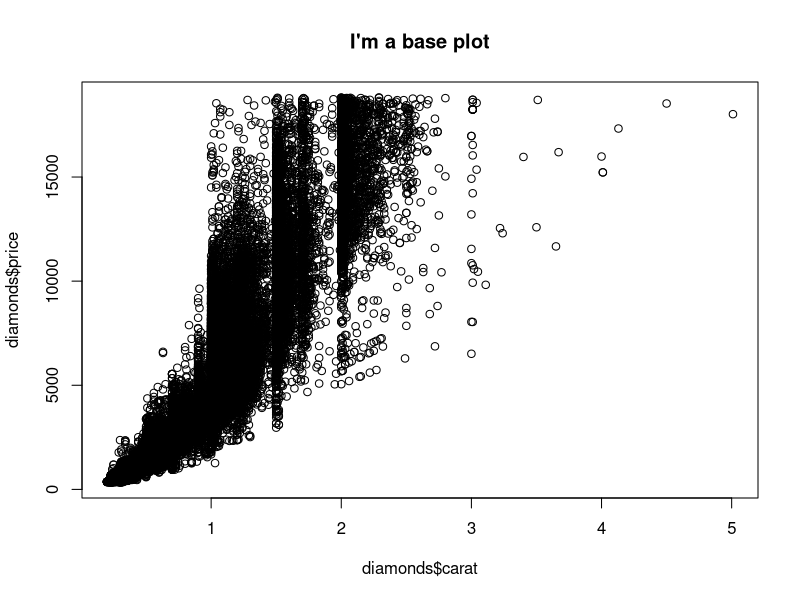
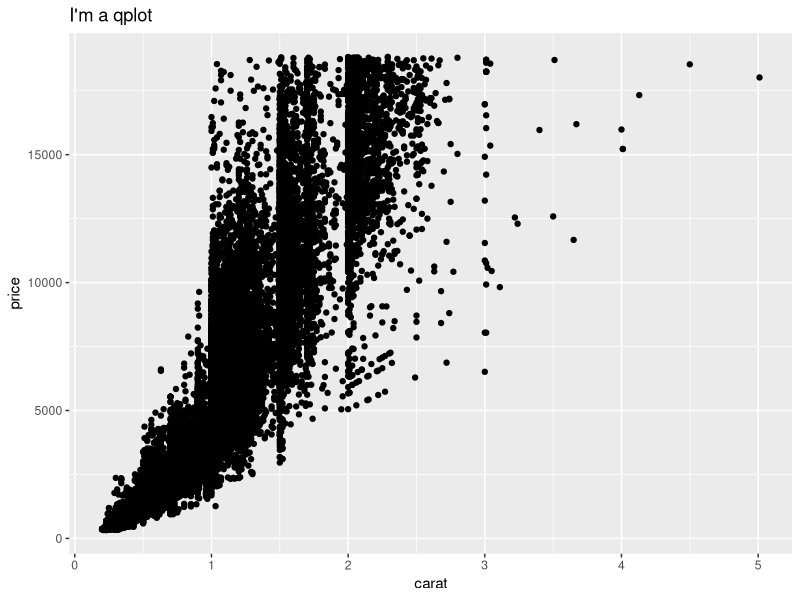
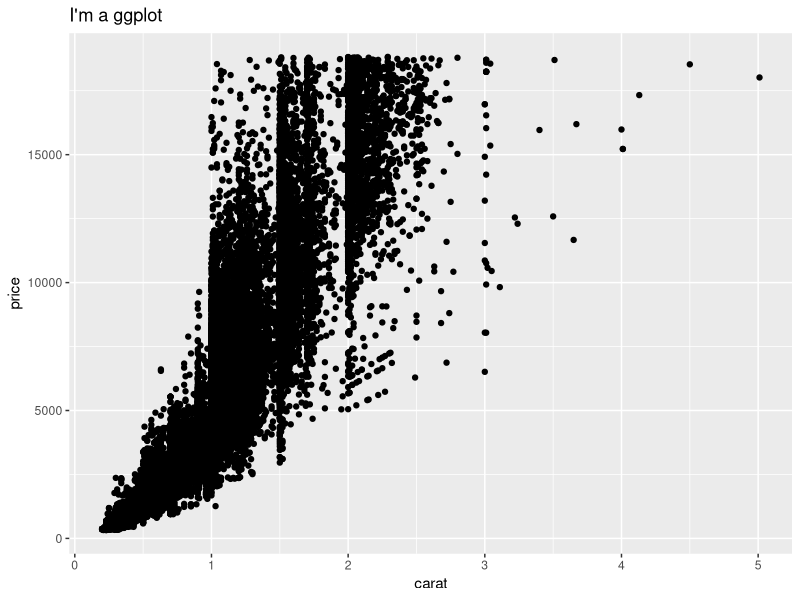
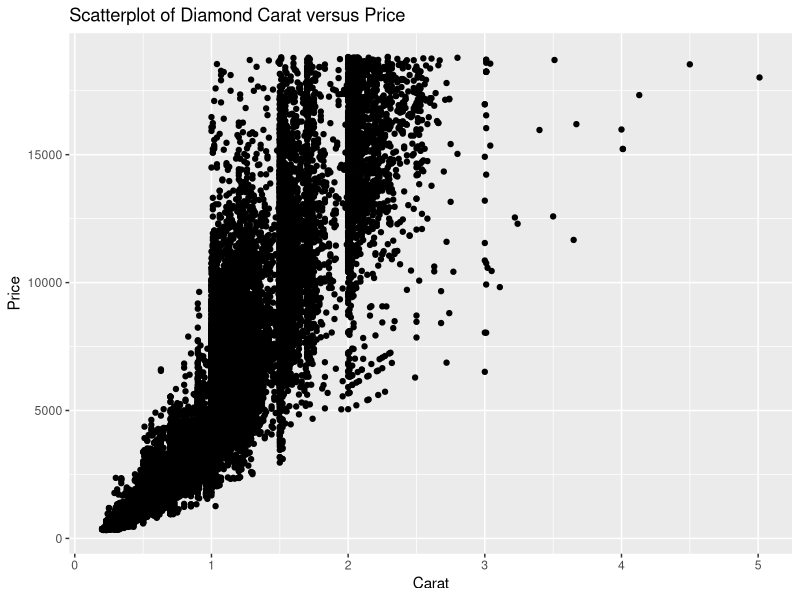
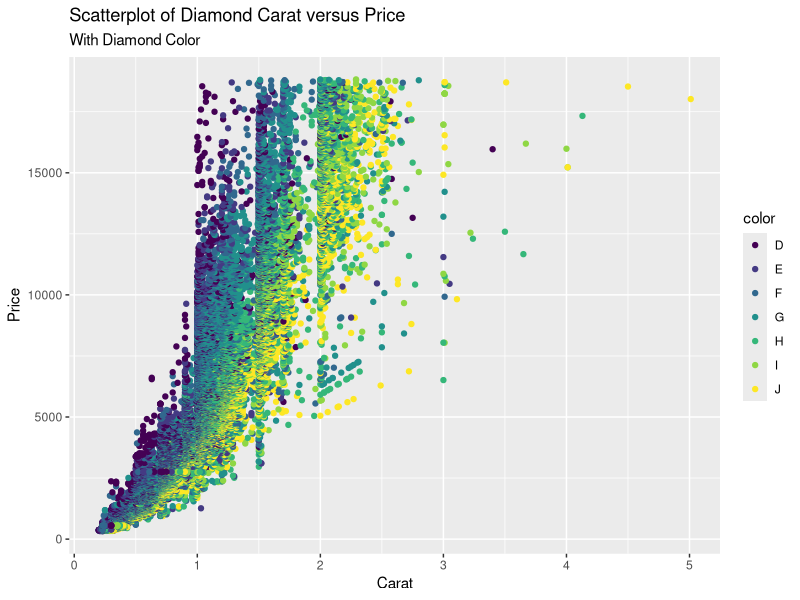
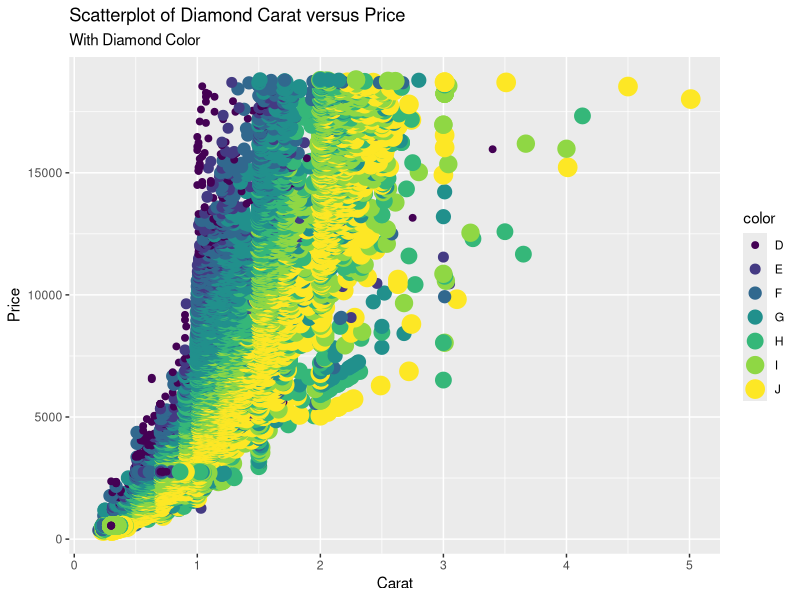
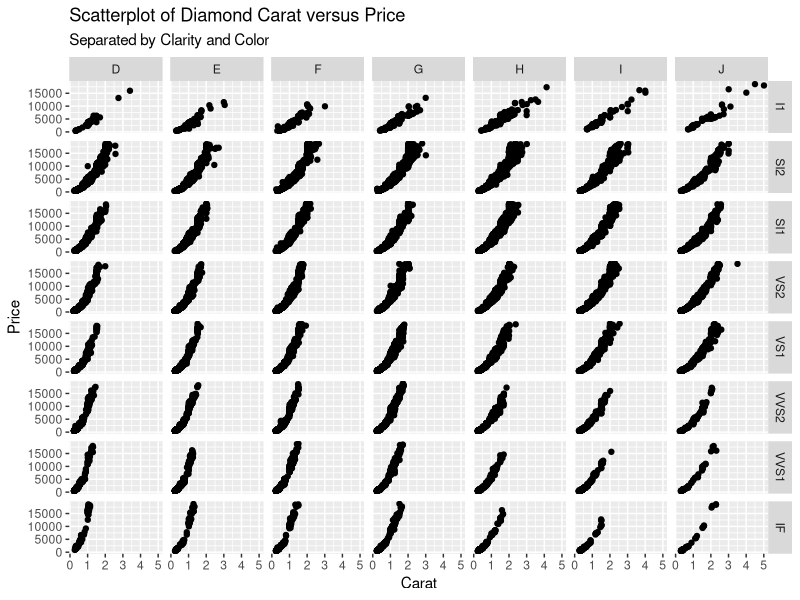
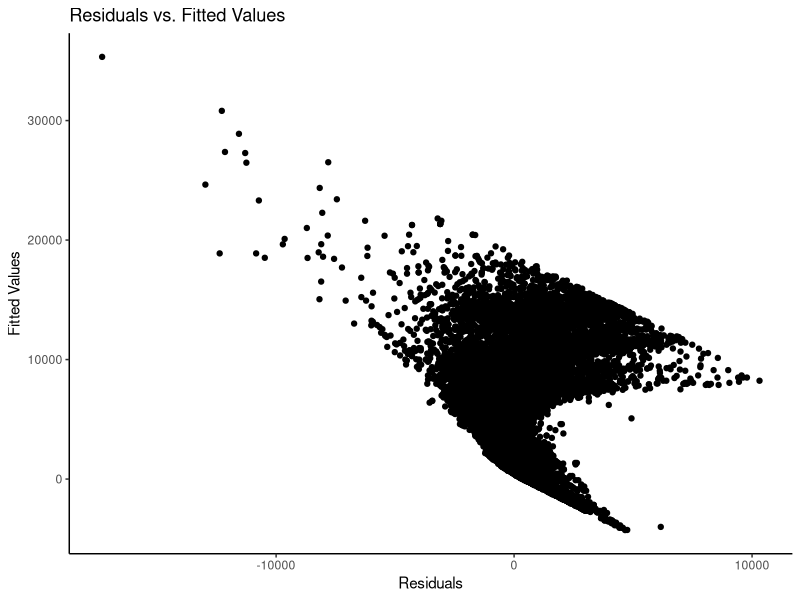

These figures' R source, in order:
## ---- chunk 1
suppressPackageStartupMessages({
  library(tidyverse)
})
## ---- chunk 2
library(ggplot2)
## ---- chunk 3
head(diamonds)
## ---- chunk 4
# load the diamonds dataset
data(diamonds)

plot(diamonds$carat, diamonds$price, main = "I'm a base plot")

qplot(x = carat, y = price, data = diamonds, geom = "point") +
  ggtitle("I'm a qplot")

ggplot(data = diamonds, aes(x = carat, y = price)) + geom_point() +
  ggtitle("I'm a ggplot")

## ---- chunk 5
qplot(carat, price, data = diamonds) +
  labs(title = "Scatterplot of Diamond Carat versus Price",
       x = "Carat", y = "Price")
qplot(carat, price, data = diamonds, color = color) +
  labs(title = "Scatterplot of Diamond Carat versus Price",
       x = "Carat", y = "Price",
       subtitle = "With Diamond Color")
qplot(carat, price, data = diamonds, size = color, color = color) +
  labs(title = "Scatterplot of Diamond Carat versus Price",
       x = "Carat", y = "Price",
       subtitle = "With Diamond Color")
qplot(carat, price, data = diamonds, facets = clarity ~ color) +
  labs(title = "Scatterplot of Diamond Carat versus Price",
       x = "Carat", y = "Price",
       subtitle = "Separated by Clarity and Color")
## ---- chunk 6
mod <- lm(price ~ carat + color + clarity, data = diamonds)
qplot(resid(mod), fitted(mod),
      main = "Residuals vs. Fitted Values") + 
  theme_classic() +
  labs(x = "Residuals", y = "Fitted Values")
## ---- chunk 7
set.seed(92)
# Use different geoms
qplot(carat, price, data = diamonds, geom = "path") +
  labs(title = "Path plot of carat versus price",
       x = "Carat", y = "Price")

# For illustration purposes, use only a subset of the data
diamonds_sub <- diamonds[sample(size = 400, x = nrow(diamonds)), ]
qplot(clarity, price, data = diamonds_sub,
      geom = c("boxplot", "jitter")) +
  labs(title = "Jittered Boxplot of clarity versus price",
       x = "Clarity", y = "Price")
qplot(clarity, data = diamonds_sub,
      geom = "dotplot") +
  labs(title = "Dotplot of diamond clarity",
       x = "Clarity")
## ---- chunk 8
# make the basis for a plot using ggplot save it as an object, p
p <- ggplot(data = diamonds, aes(x = carat, y = price))
# add a geom (points) and display the plot
p + geom_point() + facet_grid(. ~ color, labeller = label_both) +
  labs(x = "Carat", y = "Price", title = "Carat versus price, separated by color")
## ---- chunk 9
# color by a continuous variable
ggplot(data = diamonds, aes(x = carat, y = price, color = depth)) + 
  geom_point() 
# color by a factor variable
ggplot(data = diamonds, aes(x = carat, y = price, color = color)) + 
  geom_point()
## ---- chunk 10
ggplot(data = diamonds, aes(x = carat, y = price, color = clarity)) +
  geom_point(alpha = 0.1) + geom_smooth()

## ---- chunk 11
ggplot(data = diamonds, aes(x = price, fill = cut)) +
  geom_density(alpha = 0.3)
